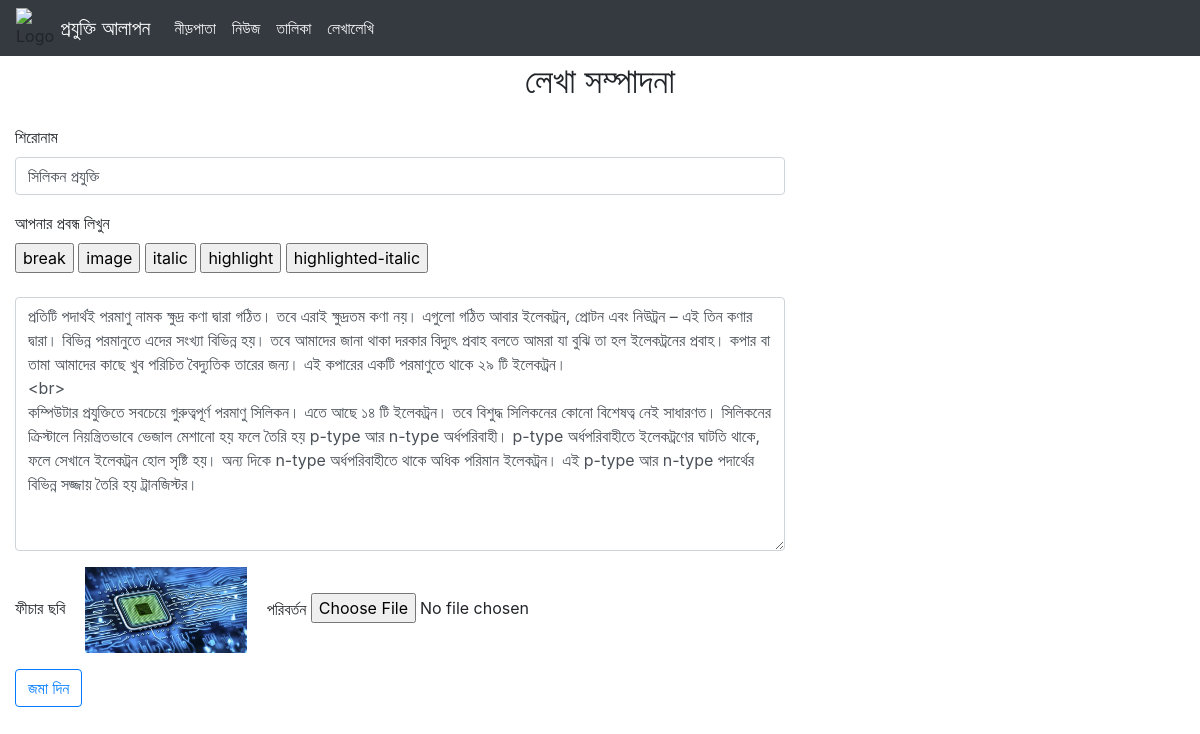
The page /project/paper_edit.php?id=1 (signed in) on the database its author committed.
### tables this page shows
CREATE TABLE `posts` (
  `post_id` int(11) NOT NULL,
  `user_id` int(11) NOT NULL,
  `title` mediumtext NOT NULL,
  `date` date NOT NULL,
  `content` mediumtext NOT NULL,
  `state` int(1) NOT NULL
);

CREATE TABLE `picture` (
  `pic_id` int(11) NOT NULL,
  `post_id` int(11) NOT NULL,
  `user_id` int(11) NOT NULL,
  `caption` varchar(300) NOT NULL,
  `pic` varchar(512) NOT NULL
);

### project/paper_edit.php (the view, shortened to what this page needs)
<!DOCTYPE html>
<?php
if(!isset($_SESSION['id'])){
        header("location:login_page.php?profile=access denied");
        exit();
    }
else{
    include_once "includes/connect_db.php";
    mysqli_query($conn,'SET CHARACTER SET utf8');
    mysqli_query($conn,"SET SESSION collation_connection ='utf8_general_ci'");
    $op_id = $_GET['id'];
}
?>
<html>
<?php include_once 'header.php';?>
<body>
    <?php include_once 'navbar.php'; ?>
    <p class="text-center" style="font-family:ekush; font-size:35px;">লেখা সম্পাদনা</p>
    <div class="container-fluid">
        <div class="row">
            <?php
                $sql = "select * from posts where post_id=$op_id;";
                $res = mysqli_query($conn,$sql);
                $art = mysqli_fetch_assoc($res);
                $title = $art['title'];
                $content = $art['content'];
                $sql = "select * from picture where post_id=$op_id;";
                $res2 = mysqli_query($conn,$sql);
                $count = mysqli_num_rows($res2);
            ?>
            <div class="col-8 border-0 border-info float-left">
                <form action="includes/update.throw.inc.php" method="POST" enctype="multipart/form-data">
                    <div class="form-group">
                        <label>শিরোনাম</label>
                        <input type="text" name="title"  class="form-control" value ='<?php echo $title;?>'>
                    </div>
                    <div class="form-group">
                        <label>আপনার প্রবন্ধ লিখুন</label>
                        <br>
                        <input type="button" onclick="doBreak(event)" value="break">
                        <input type="button" value="image">
                        <input type="button" onclick="doItalic(event)" value="italic">
                        <input type="button" value="highlight">
                        <input type="button" value="highlighted-italic">
                        <br><br>
                        <textarea id="article" class="form-control" rows="10" name="article"><?php echo $content;?></textarea>
                    </div>
                    <div class="form-group">
                        <label class="h6">ফীচার ছবি</label>
                        <?php
                            if($count==0){
                                echo "<input type='file' name='image'>
                                    <label class='h6'>ছবির ক্যাপশন </label>
                                    <input type='text' name='caption'>";
                            }
                            elseif($count>0){
                                $pic = mysqli_fetch_assoc($res2);
                                $loc = $pic['pic'];
                                echo "<img class='col-3' src='uploads/$loc'>
                                    পরিবর্তন
                                    <input type='file' name='image'>";
                            }
                        ?>
                    </div>
                    <div class="form-group">
                        <input class="btn btn-light btn-outline-primary" type="submit" name="submit_article" value="জমা দিন">
                    </div>
                </form>
            </div>
        </div>
    </div>
</body>
</html>

### rows shown on the page
posts: title "সিলিকন প্রযুক্তি", article "প্রতিটি পদার্থই পরমাণু নামক ক্ষুদ্র কণা দ্বারা গঠিত। তবে এরাই ক্ষুদ্রতম কণা নয়। এগুলো গঠিত আবার ইলেকট্রন, প্রোটন এবং নিউট্রন – এই তিন কণার দ্বারা। বিভিন্ন পরমানুতে এদের সংখ্যা বিভিন্ন হয়। তবে আমাদের জানা থাকা দরকার বিদ্যুৎ প্রবাহ বলতে আমরা যা বুঝি তা হল ইলেকট্রনের প্রবাহ। কপার বা তামা আমাদের কাছে খুব পরিচিত বৈদ্যুতিক তারের জন্য। এই কপারের একটি পরমাণুতে থাকে ২৯ টি ইলেকট্রন। <br> কম্পিউটার প্রযুক্তিতে সবচেয়ে গুরুত্বপূর্ণ পরমাণু সিলিকন। এতে আছে ১৪ টি ইলেকট্রন। তবে বিশুদ্ধ সিলিকনের কোনো বিশেষত্ব নেই সাধারণত। সিলিকনের ক্রিস্টালে নিয়ন্ত্রিতভাবে ভেজাল মেশানো হয় ফলে তৈরি হয় p-type আর n-type অর্ধপরিবাহী। p-type অর্ধপরিবাহীতে ইলেকট্রণের ঘাটতি থাকে, ফলে সেখানে ইলেকট্রন হোল সৃষ্টি হয়। অন্য দিকে n-type…"
picture: pic (picture)
